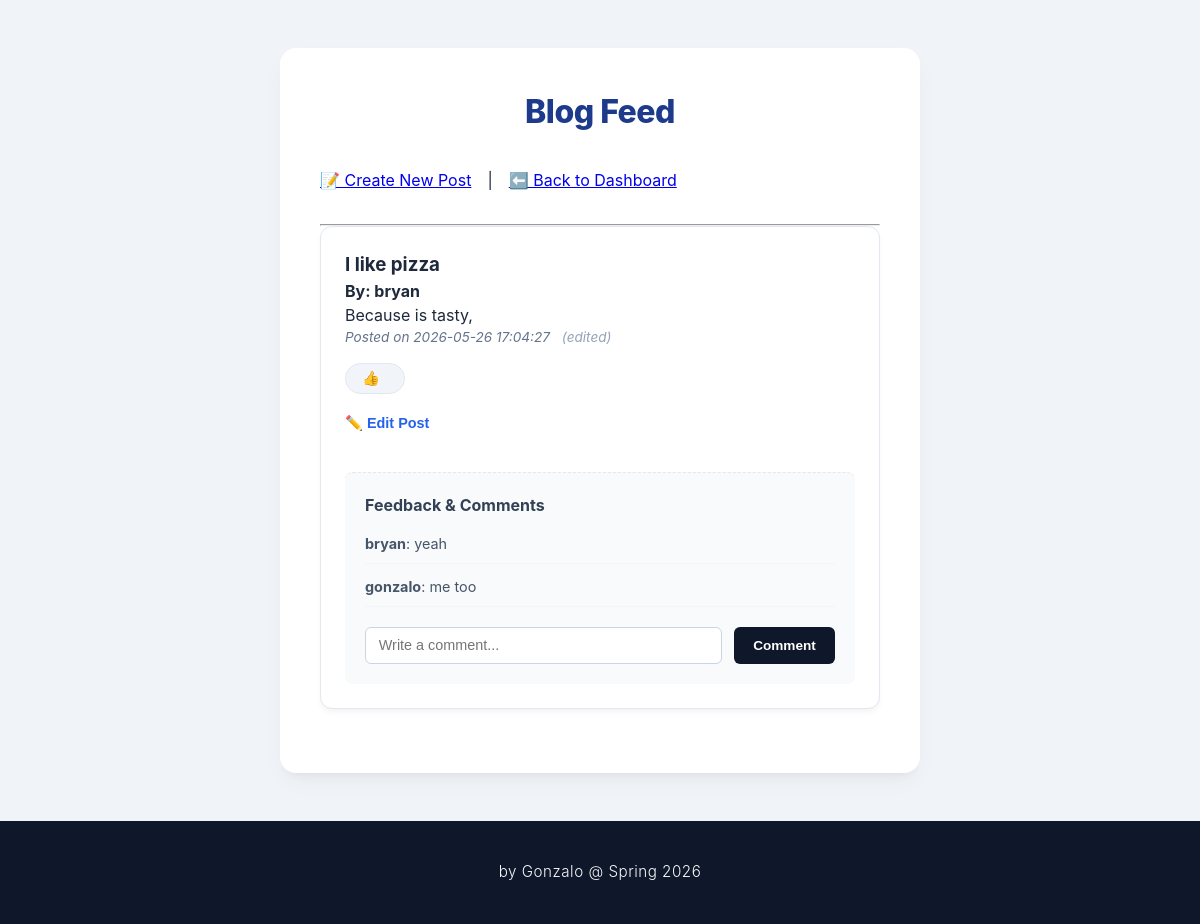
Screenshot of /blog (signed in) with the database file from the repository.
### tables this page shows
CREATE TABLE blog (
    id INTEGER PRIMARY KEY AUTOINCREMENT,
    user_id INTEGER,
    title TEXT NOT NULL,
    content TEXT NOT NULL,
    created_at TIMESTAMP DEFAULT CURRENT_TIMESTAMP, is_edited INTEGER DEFAULT 0, likes INTEGER DEFAULT 0,
    FOREIGN KEY (user_id) REFERENCES users (id)
);

CREATE TABLE users(
id INTEGER PRIMARY KEY AUTOINCREMENT,
username TEXT NOT NULL,
email TEXT UNIQUE NOT NULL,
password TEXT NOT NULL);

CREATE TABLE comments (
    id INTEGER PRIMARY KEY AUTOINCREMENT,
    blog_id INTEGER,
    username TEXT NOT NULL,
    comment_text TEXT NOT NULL,
    created_at TIMESTAMP DEFAULT CURRENT_TIMESTAMP,
    FOREIGN KEY (blog_id) REFERENCES blog (id)
);

### app.py (the view)
@app.route('/blog')
@login_required
def blog_1():
    conn = get_db()
    cursor = conn.cursor()
    cursor.execute("""
        SELECT blog.id, users.username, blog.title, blog.content, blog.created_at, blog.is_edited
        FROM blog
        JOIN users ON blog.user_id = users.id
        ORDER BY blog.created_at DESC
    """)
    blog_rows = cursor.fetchall()
    blogs_data = []
    for row in blog_rows:
        blog_dict = dict(row)
        cursor.execute("""
            SELECT username, comment_text, created_at
            FROM comments
            WHERE blog_id = ?
            ORDER BY created_at ASC
        """, (blog_dict['id'],))
        blog_dict['comments'] = cursor.fetchall()
        blogs_data.append(blog_dict)
    conn.close()
    return render_template('blogs.html', username=session['username'], blogs=blogs_data)

### app.py (called while the page is built)
def get_db():
    conn = sqlite3.connect("flask_auth.db")
    conn.row_factory = sqlite3.Row
    return conn

def login_required(w):
    from functools import wraps
    @wraps(w)
    def function(*a, **b):
        if 'username' not in session:
            return redirect(url_for('login'))
        return w(*a, **b)
    return function

### templates/blogs.html (shortened to what this page needs)
{% extends 'base.html' %}
{% block content %}
<h1 class="title">Blog Feed</h1>
<p class="nagivate_links">
    <a href="{{ url_for('index_blog') }}">📝 Create New Post</a> |
    <a href="{{ url_for('dashboard') }}">⬅️ Back to Dashboard</a>
</p>
<hr>
<div>
    {% for blog in blogs %}
        <div class="blogzep" id="blog_card{{ blog['id'] }}">
            <h3>{{ blog['title'] }}</h3>
            <p><strong>By: {{ blog['username'] }}</strong></p>
            <p class="blog_content">{{ blog['content'] }}</p>
            <p class="timestamp">
                <em>Posted on {{ blog['created_at'] }}</em>
                {% if blog['is_edited'] == 1 %}
                    <span class="edited">(edited)</span>
                {% endif %}
            </p>
            <div class="likes">
                <button onclick="click_for_likes({{ blog['id'] }})" class="btn_likes">
                    👍 <span id="like_counting{{ blog['id'] }}">{{ blog['likes'] }}</span>
                </button>
            </div>
            {% if session['username'] == blog['username'] %}
                <button onclick="Inline_editing({{ blog['id'] }})" class="btn_edit">✏️ Edit Post</button>
            {% endif %}
            <div class="comments">
                <h4>Feedback & Comments</h4>
                <div class="list">
                    {% for comment in blog['comments'] %}
                        <div class="item">
                            <strong>{{ comment['username'] }}</strong>: {{ comment['comment_text'] }}
                        </div>
                    {% else %}
                        <p class="empty_comments">No comments yet.</p>
                    {% endfor %}
                </div>
                <form action="/add_comment/{{ blog['id'] }}" method="post" class="comment-form">
                    <input type="text" name="comment_text" placeholder="Write a comment..." class="comment_field">
                    <button type="submit" class="comment_submit">Comment</button>
                </form>
            </div>
        </div>
    {% else %}
        <p class="empty_blogs">No blogs created. Be the first one to create!</p>
    {% endfor %}
</div>
{% endblock %}

### static/style.css (style rules this page uses)
* { box-sizing: border-box; margin: 0; padding: 0; }
body { font-family: -apple-system, BlinkMacSystemFont, "Segoe UI", Roboto, Helvetica, Arial, sans-serif; background-color: #f0f4f8; color: #1e293b; line-height: 1.5; }
.title, .title_2 { text-align: center; color: #1e3a8a; font-weight: 800; letter-spacing: -0.5px; margin-bottom: 2rem; }
.nagivate_links { margin-bottom: 2rem; display: flex; gap: 1rem; }
.blogzep { border: 1px solid #e2e8f0; padding: 1.5rem; margin-bottom: 1.5rem; border-radius: 12px; background-color: #ffffff; box-shadow: 0 4px 6px -1px rgba(0, 0, 0, 0.05); }
.timestamp { color: #64748b; font-size: 0.85rem; display: block; margin-bottom: 0.5rem; }
.edited { color: #94a3b8; font-style: italic; margin-left: 0.5rem; }
.likes { margin-top: 1rem; margin-bottom: 1rem; }
.btn_likes { background-color: #f1f5f9; border: 1px solid #e2e8f0; border-radius: 20px; padding: 6px 16px; font-size: 0.9rem; font-weight: 600; color: #475569; cursor: pointer; display: inline-flex; align-items: center; gap: 8px; transition: all 0.2s ease; }
.btn_edit { background: none; border: none; color: #2563eb; cursor: pointer; font-weight: 600; font-size: 0.9rem; margin-bottom: 1rem; transition: color 0.2s ease; }
.comments { margin-top: 1.5rem; padding: 1.25rem; border-top: 1px dashed #e2e8f0; background-color: #f8fafc; border-radius: 8px; }
.comments h4 { margin-bottom: 1rem; color: #334155; font-size: 1rem; }
.list { margin-bottom: 1.25rem; }
.item { font-size: 0.9rem; margin-bottom: 0.75rem; border-bottom: 1px solid #f1f5f9; padding-bottom: 0.5rem; color: #475569; }
.comment-form { display: flex; gap: 12px; }
.comment_field { flex-grow: 1; padding: 0.6rem 0.8rem; font-size: 0.9rem; border: 1px solid #cbd5e1; border-radius: 6px; background-color: #ffffff; }
.comment_submit { padding: 0.6rem 1.2rem; font-size: 0.85rem; font-weight: 600; cursor: pointer; background-color: #0f172a; color: #ffffff; border: none; border-radius: 6px; transition: background-color 0.2s ease; }

### rows the page displays
blog: title "I like pizza", username "bryan", content "Because is tasty,", created_at "2026-05-26 17:04:27", is_edited "(edited)"
comments: username "bryan", comment_text "yeah"
comments: username "gonzalo", comment_text "me too"
